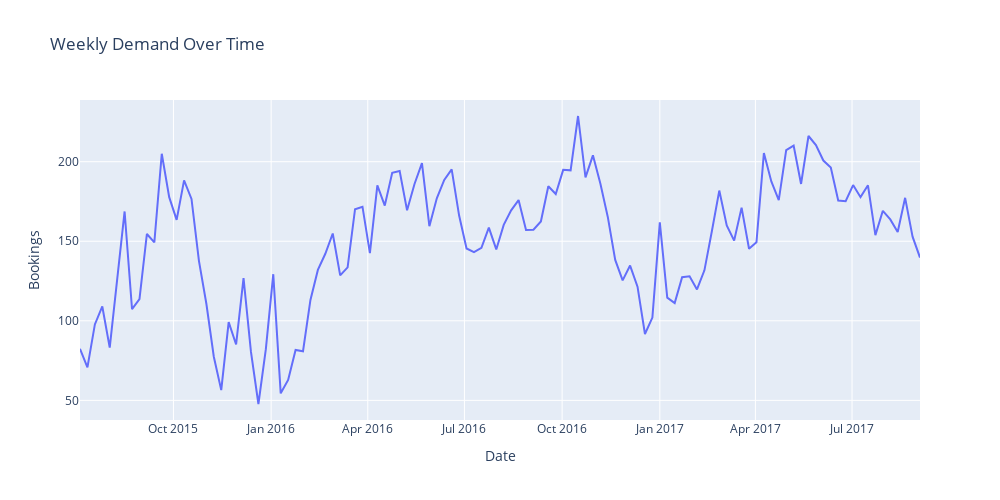

The cell this chart's notebook holds for it:
### Markdown cell above
Daily demand over time contains too much noise.  Need to resample to bring more clarity

### Code cell
#Resampling the plot to add clarity
demand_by_week = demand_by_date.resample('W').mean()

#Plotting demand over time

fig = px.line(demand_by_week, width=1000, height=500, title='Weekly Demand Over Time')
fig.update_layout(showlegend=False, yaxis_title='Bookings', xaxis_title='Date')
